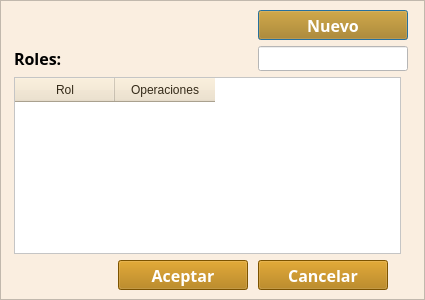
<?xml version="1.0" encoding="UTF-8"?>
<ui version="4.0">
 <class>Dialog</class>
 <widget class="QDialog" name="Dialog">
  <property name="geometry">
   <rect>
    <x>0</x>
    <y>0</y>
    <width>425</width>
    <height>300</height>
   </rect>
  </property>
  <property name="minimumSize">
   <size>
    <width>425</width>
    <height>300</height>
   </size>
  </property>
  <property name="maximumSize">
   <size>
    <width>425</width>
    <height>300</height>
   </size>
  </property>
  <property name="windowTitle">
   <string>Agregar Roles</string>
  </property>
  <property name="styleSheet">
   <string notr="true">background-color: white;</string>
  </property>
  <layout class="QGridLayout" name="gridLayout">
   <property name="leftMargin">
    <number>0</number>
   </property>
   <property name="topMargin">
    <number>0</number>
   </property>
   <property name="rightMargin">
    <number>0</number>
   </property>
   <property name="bottomMargin">
    <number>0</number>
   </property>
   <item row="0" column="0">
    <widget class="QScrollArea" name="scrollArea">
     <property name="styleSheet">
      <string notr="true">background : rgb(250,238,224)</string>
     </property>
     <property name="widgetResizable">
      <bool>true</bool>
     </property>
     <widget class="QWidget" name="scrollAreaWidgetContents">
      <property name="geometry">
       <rect>
        <x>0</x>
        <y>0</y>
        <width>423</width>
        <height>298</height>
       </rect>
      </property>
      <layout class="QGridLayout" name="gridLayout_2">
       <item row="0" column="2">
        <widget class="QPushButton" name="btnNuevoRol">
         <property name="enabled">
          <bool>true</bool>
         </property>
         <property name="minimumSize">
          <size>
           <width>150</width>
           <height>30</height>
          </size>
         </property>
         <property name="maximumSize">
          <size>
           <width>150</width>
           <height>30</height>
          </size>
         </property>
         <property name="font">
          <font>
           <family>Century Gothic</family>
           <pointsize>12</pointsize>
           <weight>75</weight>
           <bold>true</bold>
          </font>
         </property>
         <property name="styleSheet">
          <string notr="true">QPushButton{
background : rgb(174, 116, 0);
color : rgb(255, 255, 255)
}
QPushButton::disabled {
background : rgb(187, 129, 13);
color : rgb(245,245,245);
border: 1px solid #adb2b5;
}</string>
         </property>
         <property name="text">
          <string>Nuevo</string>
         </property>
        </widget>
       </item>
       <item row="3" column="1">
        <widget class="QPushButton" name="btnAceptar">
         <property name="minimumSize">
          <size>
           <width>130</width>
           <height>30</height>
          </size>
         </property>
         <property name="maximumSize">
          <size>
           <width>130</width>
           <height>30</height>
          </size>
         </property>
         <property name="font">
          <font>
           <family>Century Gothic</family>
           <pointsize>12</pointsize>
           <weight>75</weight>
           <bold>true</bold>
          </font>
         </property>
         <property name="styleSheet">
          <string notr="true">QPushButton{
background : rgb(174, 116, 0);
color : rgb(255, 255, 255)
}
QPushButton::disabled {
background : rgb(187, 129, 13);
color : rgb(245,245,245);
border: 1px solid #adb2b5;
}</string>
         </property>
         <property name="text">
          <string>Aceptar</string>
         </property>
        </widget>
       </item>
       <item row="3" column="2">
        <widget class="QPushButton" name="btnCancelar">
         <property name="minimumSize">
          <size>
           <width>130</width>
           <height>30</height>
          </size>
         </property>
         <property name="maximumSize">
          <size>
           <width>130</width>
           <height>30</height>
          </size>
         </property>
         <property name="font">
          <font>
           <family>Century Gothic</family>
           <pointsize>12</pointsize>
           <weight>75</weight>
           <bold>true</bold>
          </font>
         </property>
         <property name="styleSheet">
          <string notr="true">QPushButton{
background : rgb(174, 116, 0);
color : rgb(255, 255, 255)
}
QPushButton::disabled {
background : rgb(187, 129, 13);
color : rgb(245,245,245);
border: 1px solid #adb2b5;
}</string>
         </property>
         <property name="text">
          <string>Cancelar</string>
         </property>
        </widget>
       </item>
       <item row="2" column="0" colspan="3">
        <widget class="QTableWidget" name="twRoles">
         <property name="minimumSize">
          <size>
           <width>0</width>
           <height>150</height>
          </size>
         </property>
         <property name="maximumSize">
          <size>
           <width>387</width>
           <height>250</height>
          </size>
         </property>
         <property name="styleSheet">
          <string notr="true">QTableWidget {background-color: white;}
QHeaderView::section
{
background-color: rgb(238,225,200);
color : rgb(52, 42, 24 );
text-align: right;
font-size:12px;
height:24px
}
QHeaderView {background-color: white;}</string>
         </property>
         <column>
          <property name="text">
           <string>Rol</string>
          </property>
         </column>
         <column>
          <property name="text">
           <string>Operaciones</string>
          </property>
         </column>
        </widget>
       </item>
       <item row="1" column="2">
        <widget class="QLineEdit" name="leBusqueda">
         <property name="minimumSize">
          <size>
           <width>0</width>
           <height>25</height>
          </size>
         </property>
         <property name="maximumSize">
          <size>
           <width>150</width>
           <height>25</height>
          </size>
         </property>
         <property name="font">
          <font>
           <family>Century Gothic</family>
           <pointsize>12</pointsize>
           <weight>75</weight>
           <bold>true</bold>
          </font>
         </property>
         <property name="styleSheet">
          <string notr="true">background : rgb(255,255,255)</string>
         </property>
        </widget>
       </item>
       <item row="1" column="0">
        <widget class="QLabel" name="label_5">
         <property name="minimumSize">
          <size>
           <width>94</width>
           <height>0</height>
          </size>
         </property>
         <property name="maximumSize">
          <size>
           <width>94</width>
           <height>25</height>
          </size>
         </property>
         <property name="font">
          <font>
           <family>Century Gothic</family>
           <pointsize>12</pointsize>
           <weight>75</weight>
           <bold>true</bold>
          </font>
         </property>
         <property name="text">
          <string>Roles:</string>
         </property>
        </widget>
       </item>
      </layout>
     </widget>
    </widget>
   </item>
  </layout>
 </widget>
 <tabstops>
  <tabstop>btnNuevoRol</tabstop>
  <tabstop>leBusqueda</tabstop>
  <tabstop>btnAceptar</tabstop>
  <tabstop>btnCancelar</tabstop>
  <tabstop>twRoles</tabstop>
  <tabstop>scrollArea</tabstop>
 </tabstops>
 <resources/>
 <connections/>
</ui>
